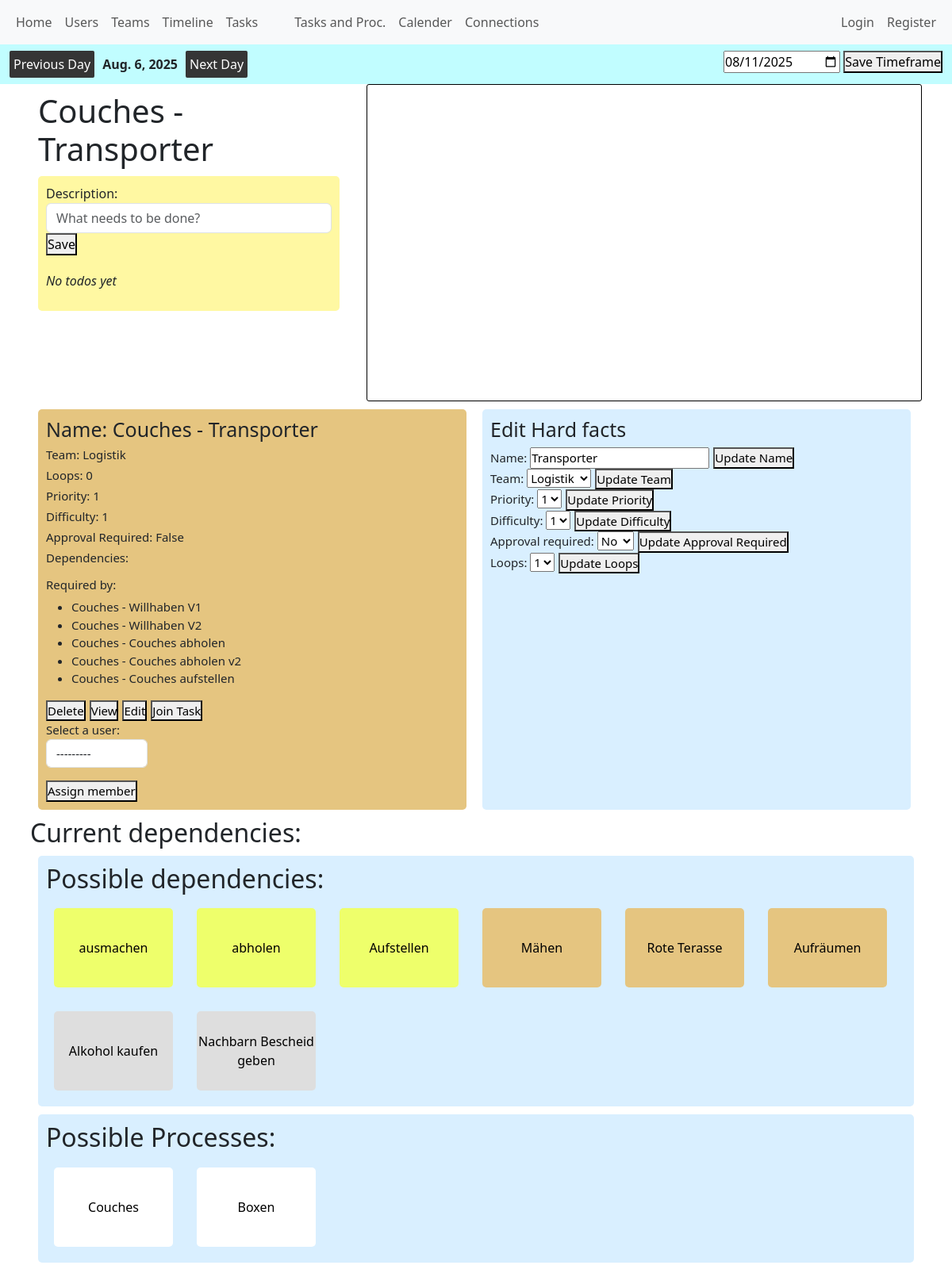
The app's page /distributor/edit_task_page_v2/29 with its own data.
### distributor/models.py (models this page shows, shortened)
class Project(models.Model):
    start_date = models.DateField()
    end_date = models.DateField()
    order_counter = models.IntegerField(default=0)
    current_date = models.DateField(default=date.today)

class Task(models.Model):
    name = models.CharField(max_length=100)
    team = models.ForeignKey(Team, on_delete=models.SET_NULL, null=True, blank=True)
    process = models.ForeignKey(Process, on_delete=models.CASCADE, null=True, blank=True, related_name='milestones')
    loops = models.IntegerField(default=0)
    priority = models.IntegerField(default=0)
    difficulty = models.IntegerField(default=0)
    approval_required = models.BooleanField(default=False)
    generated_deadline = models.DateField(null=True, blank=True)
    position = models.IntegerField(null=True, blank=True)
    hierarchy_in_process = models.IntegerField(default=0)
    initial_dependencies = models.ManyToManyField(
    "self",
    through="TaskDependency",
    through_fields=("presuccessor", "successor"),
    symmetrical=False,
    related_name="required_by",
    blank=True,
)
    def __str__(self):
        if self.process:
            return f"{self.process} - {self.name}"
        else:
            return f"{self.name}"
    def __eq__(self, other):
        return isinstance(other, self.__class__) and self.id == other.id
    def __hash__(self):
        return hash(self.id)

class Process(models.Model):
    name = models.CharField(max_length=100)
    team = models.ForeignKey(Team, on_delete=models.CASCADE)
    def __str__(self):
        return self.name

### users/models.py (models this page shows, shortened)
class Team(models.Model):
    name = models.CharField(max_length=100)
    color = models.CharField(max_length=7, default="#FFFFFF")
    schedule_flag = models.BooleanField(default=False)
    def __str__(self):
        return self.name

### distributor/views.py (the view)
# urls.py: path('edit_task_page_v2/<int:task_id>', views.edit_task_page_v2, name="edit_task_page_v2"),
def edit_task_page_v2(request,task_id):
    task = Task.objects.get(pk=task_id)
    task_name_update_form = TaskNameUpdateForm(instance=task)
    task_team_update_form = TaskTeamUpdateForm(instance=task)
    task_loop_update_form = TaskLoopUpdateForm(instance=task)
    task_priorty_update_form = TaskPriorityUpdateForm(instance=task)
    task_difficulty_update_form = TaskDifficultyUpdateForm(instance=task)
    task_approval_required_update_form = TaskApprovalRequiredUpdateForm(instance=task)
    todo_form = TodoCreateForm()
    todo_done_form = TodoDoneForm()
    context = {
        'task': task,
        'task_name_update_form': task_name_update_form,
        'task_team_update_form': task_team_update_form,
        'task_loop_update_form': task_loop_update_form,
        'task_priorty_update_form': task_priorty_update_form,
        'task_difficulty_update_form': task_difficulty_update_form,
        'task_approval_required_update_form': task_approval_required_update_form,
        'todo_form': todo_form,
        'todo_done_form': todo_done_form,
    }
    return render(request, 'distributor/calender/edit_task_page_v2.html', context)

### distributor/templates/distributor/calender/edit_task_page_v2.html (shortened to what this page needs)
{% extends "distributor/calender/base.html" %}
{% load custom_tags %}
{% load team_tags %}
{% block content %}
    <div class="edit_task_page_body">
        <div class="edit_task_page_hardfacts">
            <div class="edit_task_page_name_and_todo">
                <h1 style="margin: 10px; ">{{ task }}</h1>
                {% todo_component task %}
            </div>
            <div class="visualisation_div">
                {% display_connection_training task %}
            </div>
        </div>
        <div class="edit_task_form_temp">
            {% view_task task.id %}
            {% edit_task_comp task.id %}
        </div>
        <h2>Current dependencies: </h2>
        {% update_dependencies task.id %}
        {% update_dependencies_processes task %}
    </div>
{% endblock %}

### distributor/templates/distributor/calender/base.html (shortened to what this page needs)
{% load static %}
<!DOCTYPE html>
<html lang="en">
<head>
    <link href="https://cdn.jsdelivr.net/npm/bootstrap@5.3.7/dist/css/bootstrap.min.css" rel="stylesheet"
>
    <link rel="stylesheet" href="{% static 'css/style.css' %}">
</head>
<body>
<header>
    <nav class="navbar navbar-expand-lg bg-body-tertiary">
        <div class="container-fluid">
            <div class="collapse navbar-collapse" id="navbarNav">
                <ul class="navbar-nav">
                    <div class="internal_navbar_container">
                        <div class="common_links_base_navbar">
                            <li>
                                <a class="nav-link" href='{% url 'home' %}'>Home</a>
                            </li>
                            <li class="nav-item">
                                <a class="nav-link" href="{% url 'users' %}">Users</a>
                            </li>
                            <li class="nav-item">
                                <a class="nav-link" href="{% url 'teams' %}">Teams</a>
                            </li>
                            <li class="nav-item">
                                <a class="nav-link" href="{% url 'timeline' %}">Timeline</a>
                            </li>
                            <li class="nav-item">
                                <a class="nav-link" href="{% url 'tasks' %}">Tasks</a>
                            </li>
                            <li style="margin-left: 30px;" class="nav-item">
                                <a class="nav-link" href="{% url 'tasks_and_processes' %}">Tasks and Proc.</a>
                            </li>
                                <li>
                                <a class="nav-link" href="{% url 'calender' %}">Calender</a>
                            </li>
                            <li>
                                <a class="nav-link" href="{% url 'connections' %}">Connections</a>
                            </li>
                            </div>
                        </div>
                        <div class="user_view">
                            {% if user.is_authenticated %}
                                <a class="nav-link" href="{% url 'training' %}">Training</a>
                                <a class="nav-link" href="{% url 'profile_page' user.id %}">{{ user }}</a>
                                <a class="nav-link" href="">Logout</a>
                            {% else %}
                                <a class="nav-link" href="{% url 'login_view' %}">Login</a>
                                <a class="nav-link" href="{% url 'register_view' %}">Register</a>
                            {% endif %}
                        </div>
                    </div>
            </div>
    </nav>
    <nav id="prototype_tester" class="navbar navbar-expand-lg bg-body-tertiary">
        <div class="container-fluid">
            <ul class="navbar-nav">
                <ul class="navbar-nav">
                    <div class="prototype_workflow">
                        <div class="next_and_previous_buttons">
                            <form method="POST" action="{% url 'current_date_previous_date' %}">
                                <button>Previous Day</button>
                            </form>
                            <strong>
                                {{ project.current_date }}
                            </strong>
                            <form method="POST" action="{% url 'current_date_next_date' %}">
                                <button>Next Day</button>
                            </form>
                        </div>
                        <div class="change_current_date_forms">
                            <form method="POST" action="{% url 'define_current_date' %}">
                                {{ global_define_current_date_form.current_date }}
                                <button type="submit">Save Timeframe</button>
                            </form>
                        </div>
                    </div>
                </ul>
            </ul>
        </div>
    </nav>
</header>
<main>
    {% block content %}
    {% endblock %}
</main>
</body>
</html>

### distributor/templates/components/view_task.html (shortened to what this page needs)
<div style="background-color: {{ task.team.color }}" class="view_task_container">
    <h1>Name: {{ task }}</h1>
    <h2>Team: {{ task.team }}</h2>
    <h2>Loops: {{ task.loops }}</h2>
    <h2>Priority: {{ task.priority }}</h2>
    <h2>Difficulty: {{ task.difficulty }}</h2>
    <h2>Approval Required: {{ task.approval_required }}</h2>
    <h3>Dependencies: </h3>
    <h3>Required by: </h3>
    <ul>
        {% for dep in task.required_by.all %}
            <li>{{ dep }}</li>
        {% endfor %}
    </ul>
    <div class="task_essential_buttons_container">
        <form method="POST" action="{% url 'delete_task' task.id %}">
            <button class="task_essential_button" type="submit">Delete</button>
        </form>
        <form method="GET" action="{% url 'display_task' task.id %}">
            <button class="task_essential_button" type="submit">View</button>
        </form>
        <form method="POST" action="{% url 'edit_task_page_v2' task.id %}">
            <button class="task_essential_button" type="submit">Edit</button>
        </form>
        <form method="POST" action="{% url 'assign_user_to_task' task.id %}">
            <button type="submit">Join Task</button>
        </form>
    </div>
        <div class="assign_member_form">
            <form method="POST" action="{% url 'assign_some_user_to_task' task.id %}">
                {{ user_select_form.as_p }}
                <button type="submit">Assign member</button>
            </form>
        </div>
</div>

### distributor/templates/components/edit_task_comp.html (shortened to what this page needs)
<div class="edit_task_form_comp">
    <h1>Edit Hard facts</h1>
    <form class="task_update_form_container" method="POST" action="{% url 'task_name_update' task.id %}">
        {{ task_name_update_form }}
        <button>Update Name</button>
    </form>
    <form class="task_update_form_container" method="POST" action="{% url 'task_team_update' task.id %}">
        {{ task_team_update_form }}
        <button>Update Team</button>
    </form>
    <form class="task_update_form_container" method="POST" action="{% url 'task_priority_update' task.id %}">
        {{ task_priorty_update_form }}
        <button>Update Priority</button>
    </form>
    <form class="task_update_form_container" method="POST" action="{% url 'task_difficulty_update' task.id %}">
        {{ task_difficulty_update_form }}
        <button>Update Difficulty</button>
    </form>
    <form class="task_update_form_container" method="POST" action="{% url 'task_approval_required_update' task.id %}">
        {{ task_approval_required_update_form }}
        <button>Update Approval Required</button>
    </form>
    <form class="task_update_form_container" method="POST" action="{% url 'task_loops_update' task.id %}">
        {{ task_loop_update_form }}
        <button>Update Loops</button>
    </form>
</div>

### distributor/templates/components/update_dependencies.html (shortened to what this page needs)
<div class="update_dependencies_container">
        <h2>Possible dependencies: </h2>
        <div class="select_possible_dependencies">
            <div class="dependency-buttons">
                {% for dep in possible_deps %}
                    {% if dep not in task.initial_dependencies.all %}
                        <form method="POST" action="{% url 'add_dependency' task.id %}">
                            <button style="background-color: {{ dep.team.color }}" name="dep_to_be_added" value="{{ dep.id }}"
                            class="pos_dep_add_button">{{ dep.name }}</button>
                        </form>
                    {% endif %}
                {% endfor %}
            </div>
        </div>
    </div>

### distributor/templates/components/calender/update_dependencies_processes.html (shortened to what this page needs)
<div class="update_dependencies_container">
        <h2>Possible Processes: </h2>
        <div class="select_possible_dependencies">
            <div class="dependency-buttons">
                {% for process in all_processes %}
                        <form method="POST" action="">
                            <button name="dep_to_be_added" value="{{ process.id }}"
                            class="pos_dep_add_button">{{ process.name }}</button>
                        </form>
                {% endfor %}
            </div>
        </div>
    </div>

### records on screen
Project: current_date "Aug. 6, 2025"
Task: process+name "Couches - Transporter", team "Logistik", loops "0", priority "1", difficulty "1", approval_required "False", name "Transporter", approval_required "No", loops "1"
Task: process+name "Couches - Willhaben V1"
Task: process+name "Couches - Willhaben V2"
Task: process+name "Couches - Couches abholen"
Task: process+name "Couches - Couches abholen v2"
Task: process+name "Couches - Couches aufstellen"
Task: {{ dep.id }} 36 (drawn), name "ausmachen"
Task: {{ dep.id }} 37 (drawn), name "abholen"
Task: {{ dep.id }} 38 (drawn), name "Aufstellen"
Task: {{ dep.id }} 39 (drawn), name "Mähen"
Task: {{ dep.id }} 40 (drawn), name "Rote Terasse"
Task: {{ dep.id }} 41 (drawn), name "Aufräumen"
Task: {{ dep.id }} 42 (drawn), name "Alkohol kaufen"
Task: {{ dep.id }} 43 (drawn), name "Nachbarn Bescheid geben"
Process: {{ process.id }} 8 (drawn), name "Couches"
Process: {{ process.id }} 9 (drawn), name "Boxen"

### other values on screen
{{ todo_form.description.label_tag }} "Description:"
